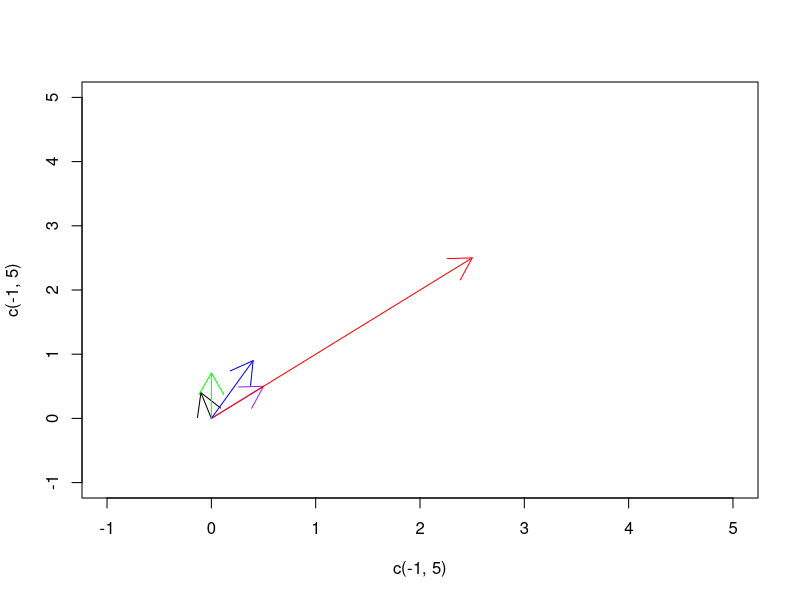

Generate this figure with R:
# Shuai Wang 11108339

# Some useful links
# http://mathesaurus.sourceforge.net/r-numpy.html

# ----------- some tests and remindings -------
# A = matrix(c(3,-4,1,2,2,0),2,3)

# D = matrix(rep(0,15), 3,5)

# diag(1,4)

# addOne <- function (x) {
# 	return (x + 1)
# }

# plot(x, y, type = 'l', col = 'blue')

# savePlot('sin.png', type='png')
# --------------------------------------------


# exercise 1:
a = c(1.5, -1, 3)
b = rep (1,3)
c = seq(2,24, by = 2)

euclidianLength = function (vector) {
	sum = 0
	for (e in vector){
		sum = sum +  e * e
	}
	return (sqrt(sum))
}


euclidianLength(a)
euclidianLength(b)
euclidianLength(c)

# next we prove the |a * v| =  a* |v| (hypothesis) by giving some examples:
alist = 1:10
result = matrix (0, 2, 10)
flag = TRUE
for (i in alist){
	# calculate |a * v|
	print (i)
	v =  runif (10)
	av = i * v 
	result[1,i] = euclidianLength(av)
	result[2,i] = i * euclidianLength(v)
	# print (result[1][i] )
	# print (result[2][i] )
	if (result[1,i] == result[2,i]){
		print('the result matches for this i')
	} else {
		flag = FALSE
	}
}

print ('The matrix is as follows')
print (result)
if (flag){
	print ('the matrix shows that our hypothesis is wrong')
	}else {print ('the matrix shows that our hypothesis is correct')}


# exercise 2:
v = c(0.5, 0.5)
w = c(-0.1, 0.4)

plot( c(-1,5), c(-1,5), col = 'white')
arrows(0,0,v[1], v[2], col = 'purple')
arrows(0,0,w[1], w[2])
v5 = 5 * v
arrows(0,0,v5[1], v5[2], col ='red')
vw = v + w
arrows(0,0,vw[1], vw[2], col ='blue')


# A = matrix (c(-1, 4, 2, 1) , 2, 2)
# B = matrix (c(4,3,1,5), 2,2)
# understand the difference between A * B and A %*% B

# exercise 3
# they are not necessarily the equal. 
# the following is a counter example

A = matrix (c(-1, 4, 2, 1) , 2, 2)
B = matrix (c(4,3,1,5), 2,2)

# (A %*% B) is not equal to (B %*% A) 
# the order of matrix multiplication is important

# exercise 4
phi = 45 / 180 * pi
Rt = matrix(c(cos(phi), sin(phi), -1* sin(phi), cos(phi)), 2, 2)

vr = Rt %*% v
arrows(0,0, vr[1], vr[2], col = 'green')


F = matrix(c(-1, 4, 2, 1), 2, 2)

det(F) # = -9

B = matrix(c(-1, 4, 2,1), 2,2)

# eigen(B)
# $values
# [1] -3  3

# $vectors
#            [,1]       [,2]
# [1,] -0.7071068 -0.4472136
# [2,]  0.7071068 -0.8944272
